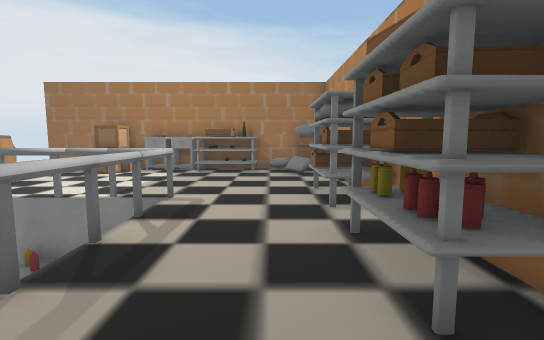
view 1 (above)

16 first-person views from a walk through a 3-D level made in the Unity game engine. The camera is 1.4 m above the floor, tilts 6° down and sees 85° across. The floor is counted in squares, 1 m on a side. Each view is taken from the middle of a square. On the plan, view 1 faces up. The plan holds only what a view shows up to about 14 squares ahead; the rest is blank.

view 2
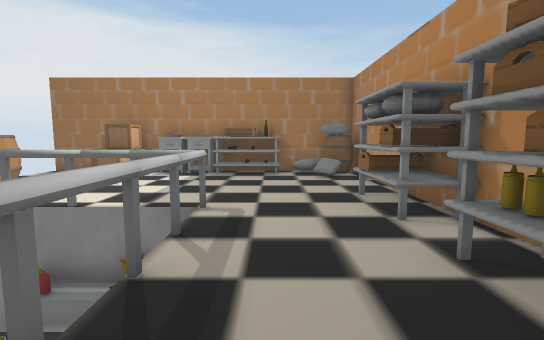

view 3
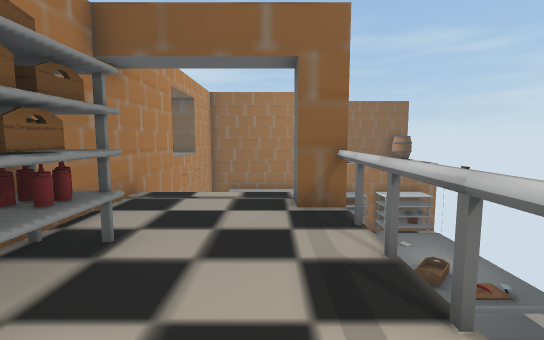

view 4
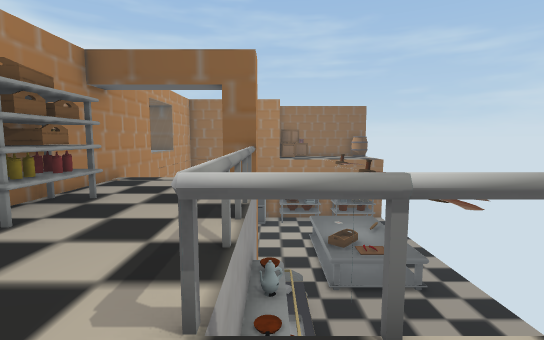

view 5
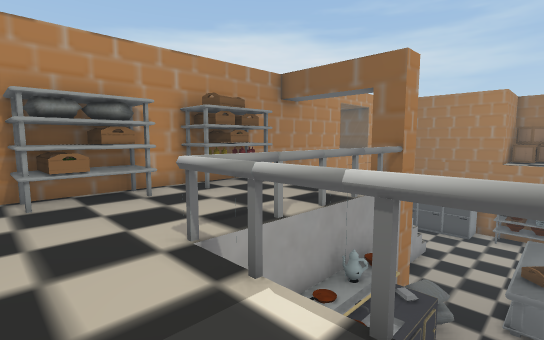

view 6
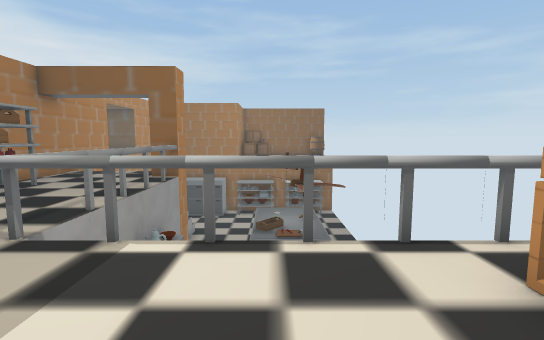

view 7
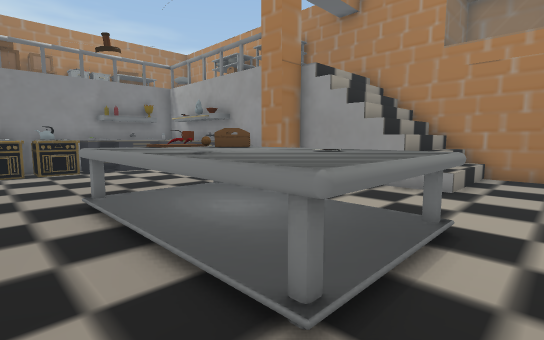

view 8
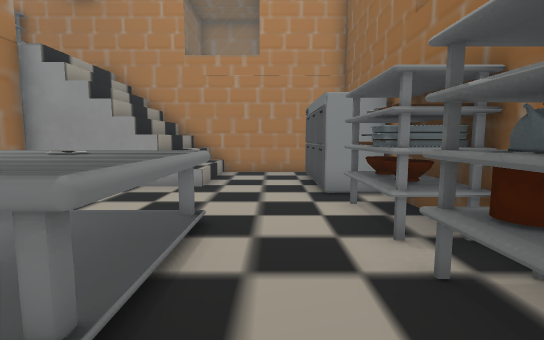

view 9
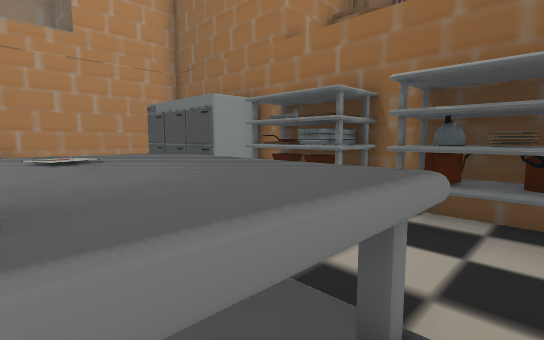

view 10
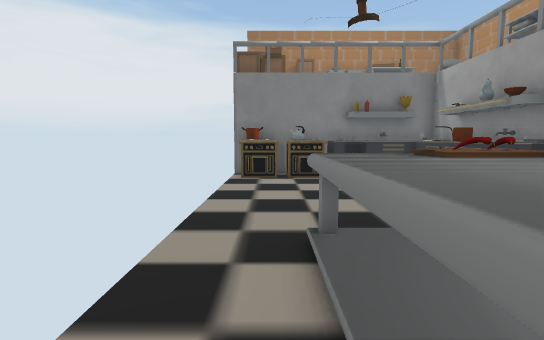

view 11
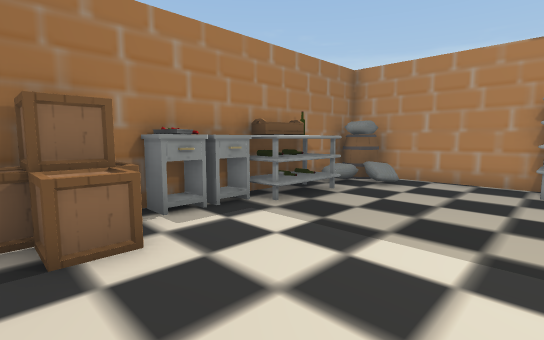

view 12
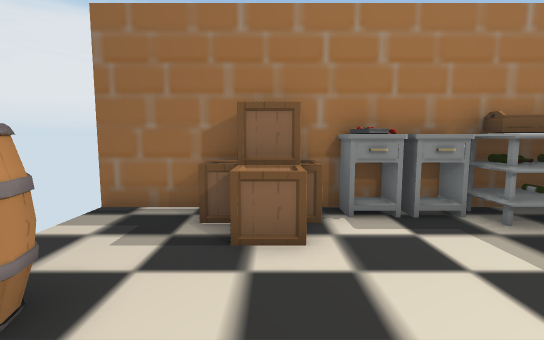

view 13
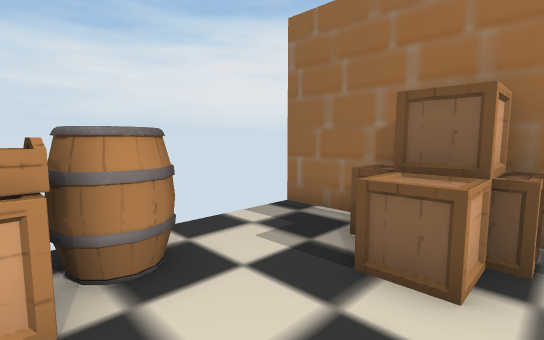

view 14
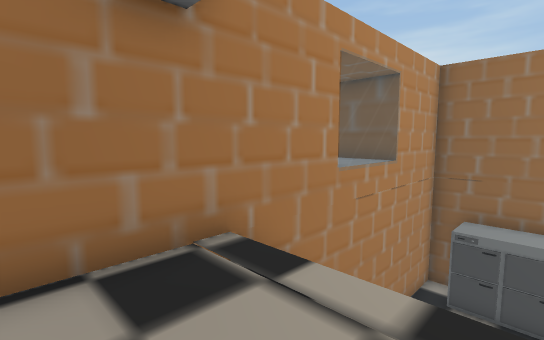

view 15
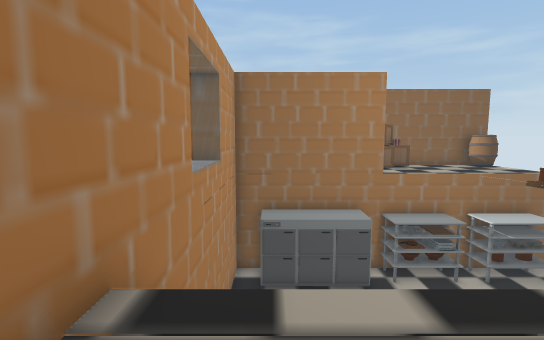

view 16
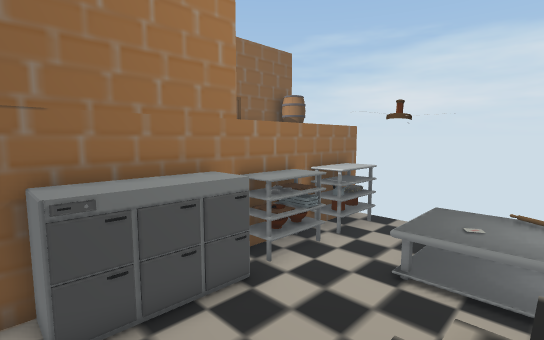

### Floor plan
Key: @ floor where view 1 was taken; # wall or solid block; x gap in a wall; . main floor; : floor 4 m higher than the main floor; / step, stairs or slope; = window, fence, low wall or low ledge; ^ raised ledge; v drop or lower ground; S shelf; B barrel; O other object.
Columns run from 11 left of view 1 to 3 right of it. Each row starts with its distance up from view 1.
 14 ###############
 13  ::^#=^^SSS=^B#
 12  :::^:::::::=:#
 11  :B:::::::::::#
 10  BB:::::::::::#
  9  ^^:::::::::::#
  8  ^^:::::::::SS#
  7  OOOOOOOOO::###
  6  ^^#^^^^OO::SS#
  5  ......=vO::::#
  4  ......#vO::SS#
  3  ......^OO::###
  2  ......^^O::SS#
  1  ......^^O::::#
  0  ......=x#:@::#
 -1  ..^^^^..#::::#
 -2  ..^^^^...////#
 -3  ..^#^^...////#
 -4  ..^^^^...////#
 -5  ..^^^^...////#
 -6  ..^^^^...////#
 -7   .^^^^.......#
 -8  .............#
 -9  ........####.#
-10  .SSS##S.#  #.#
-11  #########  ###

Positions as (right, up) in squares from view 1, and headings:
1: (0, 0), facing up
2: (-1, 1), facing up
3: (-1, 6), facing down
4: (-3, 9), facing down
5: (-6, 9), facing down-right
6: (-6, 11), facing down
7: (-10, -8), facing up-right
8: (-10, -8), facing right
9: (-9, -5), facing down-right
10: (-9, -5), facing up
11: (-8, 8), facing up-right
12: (-7, 8), facing up
13: (-6, 9), facing up-left
14: (-1, 1), facing down-right
15: (1, 1), facing down
16: (2, -4), facing down-left
